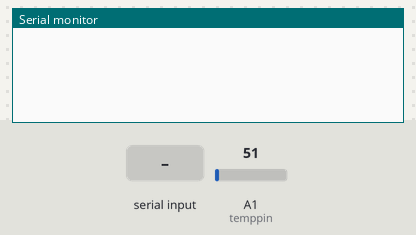
Simulated run of this sketch. Board: Arduino Uno, built for the host (arithmetic inside an expression is 32-bit, double 64-bit). On the bench: the last lines printed to the serial monitor. Inputs (shaded band) come from the test bench; at power-on: A1 (temppin) = 51.

Above: at 1.2 s.
1.3 s: "t\n" received over the second serial link
At 2.1 s:
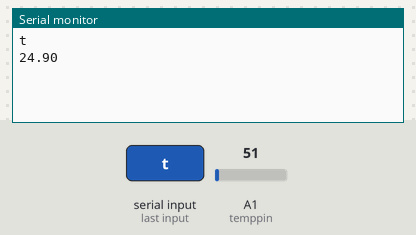
2.8 s: "1\n" received over the second serial link
At 3.3 s:
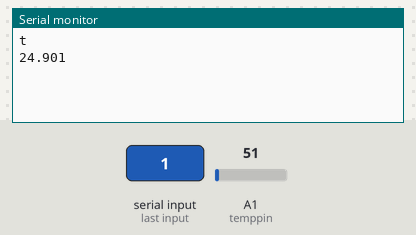

The sketch:

Temp.ino
```cpp
#include <SoftwareSerial.h>
SoftwareSerial BT(10,11); //10 RX, 11 TX.
int val;
int temppin = 1;
char cadena[255];
int i=0;

void setup() {
  Serial.begin(9600);
  BT.begin(9600);

}

void loop() {

 float Temperatura = Temp ();


 if(BT.available())
  {
    char dato=BT.read(); //Guarda los datos carácter a carácter en la variable "dato"

    cadena[i++]=dato; //Vamos colocando cada carácter recibido en el array "cadena"

    //Cuando reciba una nueva línea (al pulsar enter en la app) entra en la función
    if(dato=='\n')
    {
      Serial.print(cadena); //Visualizamos el comando recibido en el Monitor Serial

      //GREEN LED
      if(strstr(cadena,"t")!=0)
      {
        BT.write("Hola mundo");
        Temperatura = Temp();
        Serial.print(Temperatura);
        BT.write(Temperatura);
      }


      BT.write(Temperatura); //Enviamos un retorno de carro de la app. La app ya crea una línea nueva
      clean();
    }
  }


}

float Temp (){
  val = analogRead (temppin);
  float mv = (val/1024.0)*5000.0;
  float centi = mv/10;
  return centi;

}

void clean()
{
  for (int cl=0; cl<=i; cl++)
  {
    cadena[cl]=0;
  }
  i=0;
}
```

Measured:
- after the input at 1.3 s, the serial monitor: prints a new line at once (image 1)
- after the input at 2.8 s, the serial monitor: prints a new line at once (image 2)
